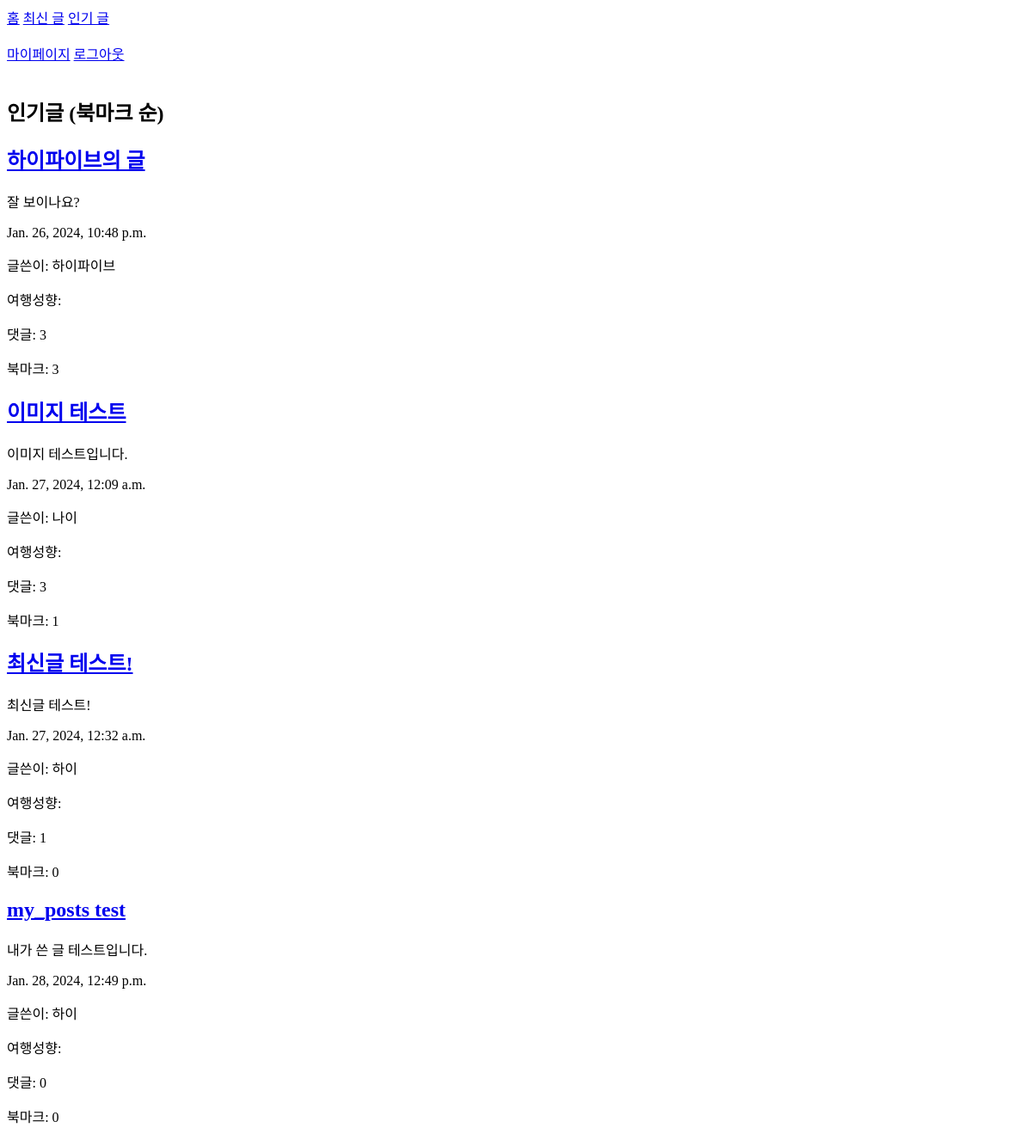
/board/home (signed in), run on an earlier commit of the app's database.
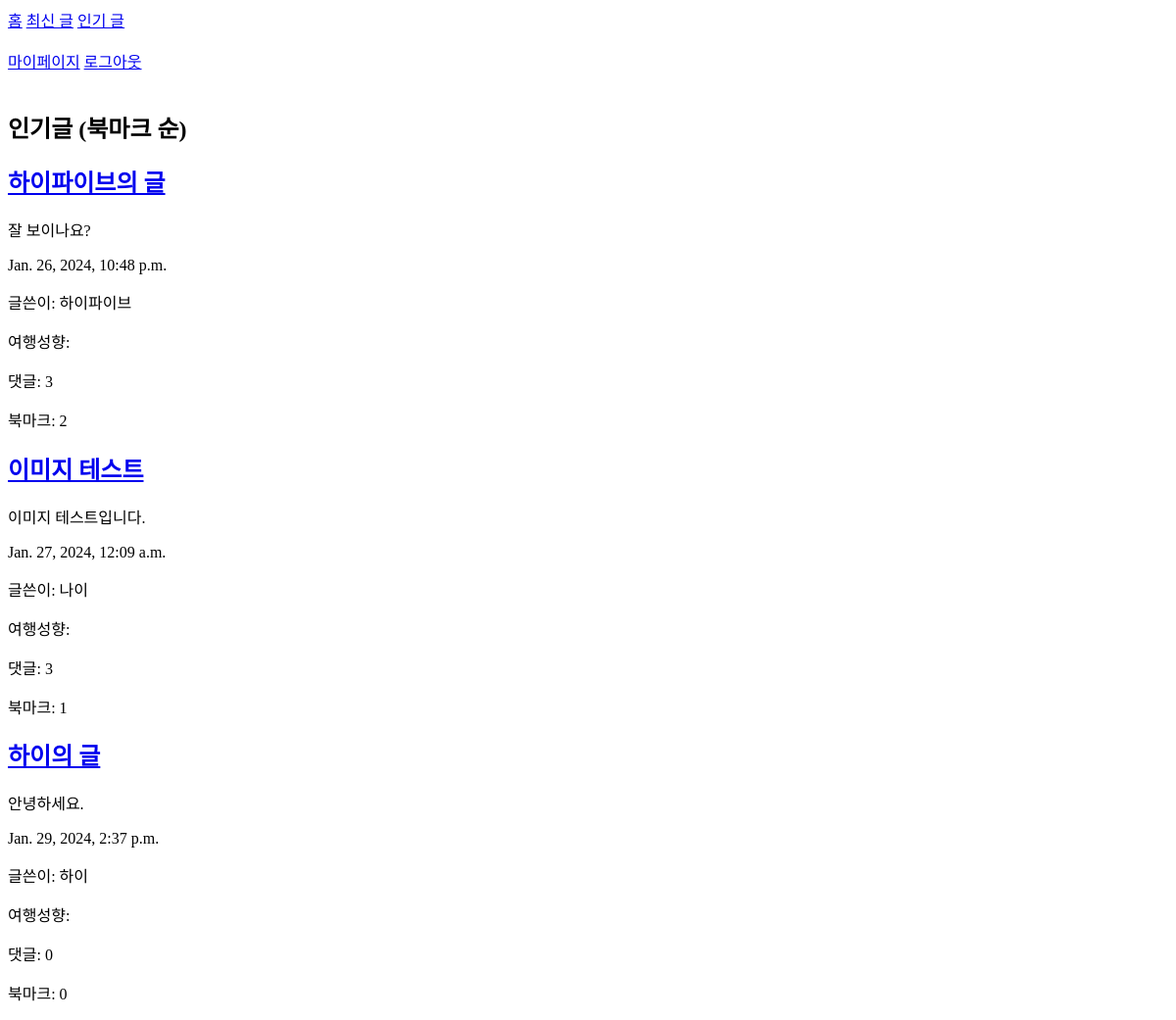
And on a later commit of the database.
### board/models.py (models this page shows)
class Post(models.Model):
    author = models.ForeignKey(User, null=True, on_delete=models.CASCADE)                     # 작성자
    title = models.CharField(max_length=200)                                                  # 제목
    content = models.TextField()                                                              # 내용
    image = models.ImageField(upload_to='post_images/', null=True, blank=True)                # 이미지 첨부
    bookmarked = models.ManyToManyField(User, related_name='bookmarked_posts', blank=True) # 북마크
    created_at = models.DateTimeField(auto_now_add=True)                                      # 작성일
    updated_at = models.DateTimeField(auto_now=True)                                          # 수정일
    class Meta:
        ordering = ['-created_at']

### sign/models.py (models this page shows, shortened)
class CustomUser(AbstractUser):
    GENDER_CHOICES = (
        ('M', '남성'),
        ('F', '여성'),
        ('N', '미지정')
    )
    USER_TYPE_CHOICES = (
        ('Sun', '태양형'),
        ('Jupiter', '목성형'),
        ('Comet', '혜성형'),
        ('Earth', '지구형'),
        ('Moon', '달형'),
        ('Saturn', '토성형'),
        ('White', '화이트홀형'),
        ('Black', '블랙홀형'),
    )
    user_id = models.CharField(max_length=32, unique=True, verbose_name='아이디', default='default')
    user_pw = models.CharField(max_length=128, verbose_name='비밀번호')
    username = models.CharField(max_length=32, unique=True, verbose_name='이름')
    user_register_dttm = models.DateTimeField(auto_now_add=True, verbose_name='계정 생성시간')
    nickname = models.CharField(max_length=50, unique=True, verbose_name='닉네임')
    birth_date = models.DateField(verbose_name='생년월일', null=True, blank=True)
    gender = models.CharField(max_length=1, choices=GENDER_CHOICES)
    profile_pic = models.ImageField(upload_to='profile_pics/', null=True, blank=True, verbose_name='프로필 사진')
    objects = CustomUserManager()
    USERNAME_FIELD = 'user_id'
    REQUIRED_FIELDS = ['email']
    bio = models.TextField(max_length=500, blank=True) # 자기소개
    user_type = models.CharField(max_length=10, choices=USER_TYPE_CHOICES)
    is_active = models.BooleanField(default=True)
    is_admin = models.BooleanField(default=False)
    class Meta:
         db_table='sign_customuser'

### board/views.py (the view)
# urls.py: path('home', views.home, name='home'),
@login_required
def home(request):
    posts = Post.objects.annotate(
        bookmark_count=Count('bookmarked', distinct=True),
        comments_count=Count('comments', distinct=True)
    ).order_by('-bookmark_count', '-comments_count')
    return render(request, 'home.html', {'posts': posts})

### board/templates/home.html (shortened to what this page needs)
<!DOCTYPE html>
<html>
<head>
</head>
<body>
    <a href="{% url 'home' %}">홈</a>
    <a href="{% url 'post_list' %}">최신 글</a>
    <a href="{% url 'post_list2' %}">인기 글</a><br><br>
    <a href="{% url 'my_info' %}">마이페이지</a>
    <a href="{% url 'logout' %}">로그아웃</a>
    <br><br>
    <h2>인기글 (북마크 순)</h2>
    {% for post in posts %}
    <div>
        <h2><a href="{% url 'post_detail' post_id=post.pk %}">{{ post.title }}</a></h2>
        <p>{{ post.content }}</p>
        <p>{{ post.created_at }}</p>
        <p>글쓴이: {{ post.author.nickname }}</p>
        <p>여행성향: {{ post.author.user_type }}</p>
        <p>댓글: {{ post.comments_count }}</p>
        <p>북마크: {{ post.bookmark_count }}</p>
    </div>
    {% endfor %}
</body>
</html>

What changed in the data, as far as the page shows it:
removed Post: title "최신글 테스트!", content "최신글 테스트!", created_at "Jan. 27, 2024, 12:32 a.m.", author.nickname "하이", comments_count "1", bookmark_count "0"
removed Post: title "my_posts test", content "내가 쓴 글 테스트입니다.", created_at "Jan. 28, 2024, 12:49 p.m.", author.nickname "하이", comments_count "0", bookmark_count "0"
computed for Post "하이파이브의 글": bookmark_count "3" → "2"
added Post: title "하이의 글", content "안녕하세요.", created_at "Jan. 29, 2024, 2:37 p.m.", author.nickname "하이", comments_count "0", bookmark_count "0"
